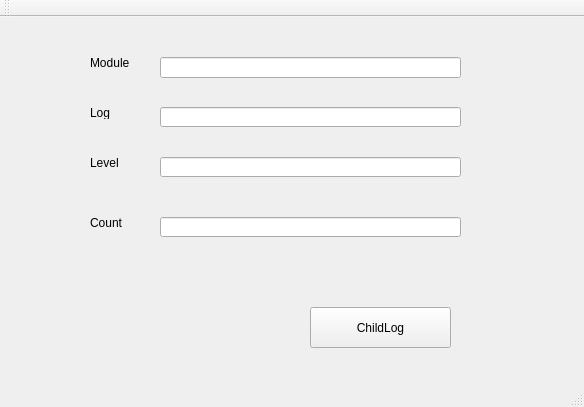
<?xml version="1.0" encoding="UTF-8"?>
<ui version="4.0">
 <class>testlogClass</class>
 <widget class="QMainWindow" name="testlogClass">
  <property name="geometry">
   <rect>
    <x>0</x>
    <y>0</y>
    <width>584</width>
    <height>407</height>
   </rect>
  </property>
  <property name="windowTitle">
   <string>testchildlog</string>
  </property>
  <widget class="QWidget" name="centralWidget">
   <widget class="QPushButton" name="m_log_btn">
    <property name="geometry">
     <rect>
      <x>310</x>
      <y>290</y>
      <width>141</width>
      <height>41</height>
     </rect>
    </property>
    <property name="text">
     <string>ChildLog</string>
    </property>
   </widget>
   <widget class="QLineEdit" name="m_log_module">
    <property name="geometry">
     <rect>
      <x>160</x>
      <y>40</y>
      <width>301</width>
      <height>21</height>
     </rect>
    </property>
   </widget>
   <widget class="QLineEdit" name="m_log_text">
    <property name="geometry">
     <rect>
      <x>160</x>
      <y>90</y>
      <width>301</width>
      <height>20</height>
     </rect>
    </property>
   </widget>
   <widget class="QLabel" name="label">
    <property name="geometry">
     <rect>
      <x>90</x>
      <y>40</y>
      <width>54</width>
      <height>12</height>
     </rect>
    </property>
    <property name="cursor">
     <cursorShape>UpArrowCursor</cursorShape>
    </property>
    <property name="text">
     <string>Module</string>
    </property>
   </widget>
   <widget class="QLabel" name="label_2">
    <property name="geometry">
     <rect>
      <x>90</x>
      <y>90</y>
      <width>54</width>
      <height>12</height>
     </rect>
    </property>
    <property name="text">
     <string>Log</string>
    </property>
   </widget>
   <widget class="QLineEdit" name="m_log_level">
    <property name="geometry">
     <rect>
      <x>160</x>
      <y>140</y>
      <width>301</width>
      <height>20</height>
     </rect>
    </property>
   </widget>
   <widget class="QLabel" name="label_3">
    <property name="geometry">
     <rect>
      <x>90</x>
      <y>140</y>
      <width>54</width>
      <height>12</height>
     </rect>
    </property>
    <property name="text">
     <string>Level</string>
    </property>
   </widget>
   <widget class="QLabel" name="label_4">
    <property name="geometry">
     <rect>
      <x>90</x>
      <y>200</y>
      <width>54</width>
      <height>12</height>
     </rect>
    </property>
    <property name="text">
     <string>Count</string>
    </property>
   </widget>
   <widget class="QLineEdit" name="m_log_count">
    <property name="geometry">
     <rect>
      <x>160</x>
      <y>200</y>
      <width>301</width>
      <height>20</height>
     </rect>
    </property>
   </widget>
  </widget>
  <widget class="QMenuBar" name="menuBar">
   <property name="geometry">
    <rect>
     <x>0</x>
     <y>0</y>
     <width>584</width>
     <height>17</height>
    </rect>
   </property>
  </widget>
  <widget class="QToolBar" name="mainToolBar">
   <attribute name="toolBarArea">
    <enum>TopToolBarArea</enum>
   </attribute>
   <attribute name="toolBarBreak">
    <bool>false</bool>
   </attribute>
  </widget>
  <widget class="QStatusBar" name="statusBar"/>
 </widget>
 <layoutdefault spacing="6" margin="11"/>
 <resources>
  <include location="testchildlog.qrc"/>
 </resources>
 <connections/>
</ui>
